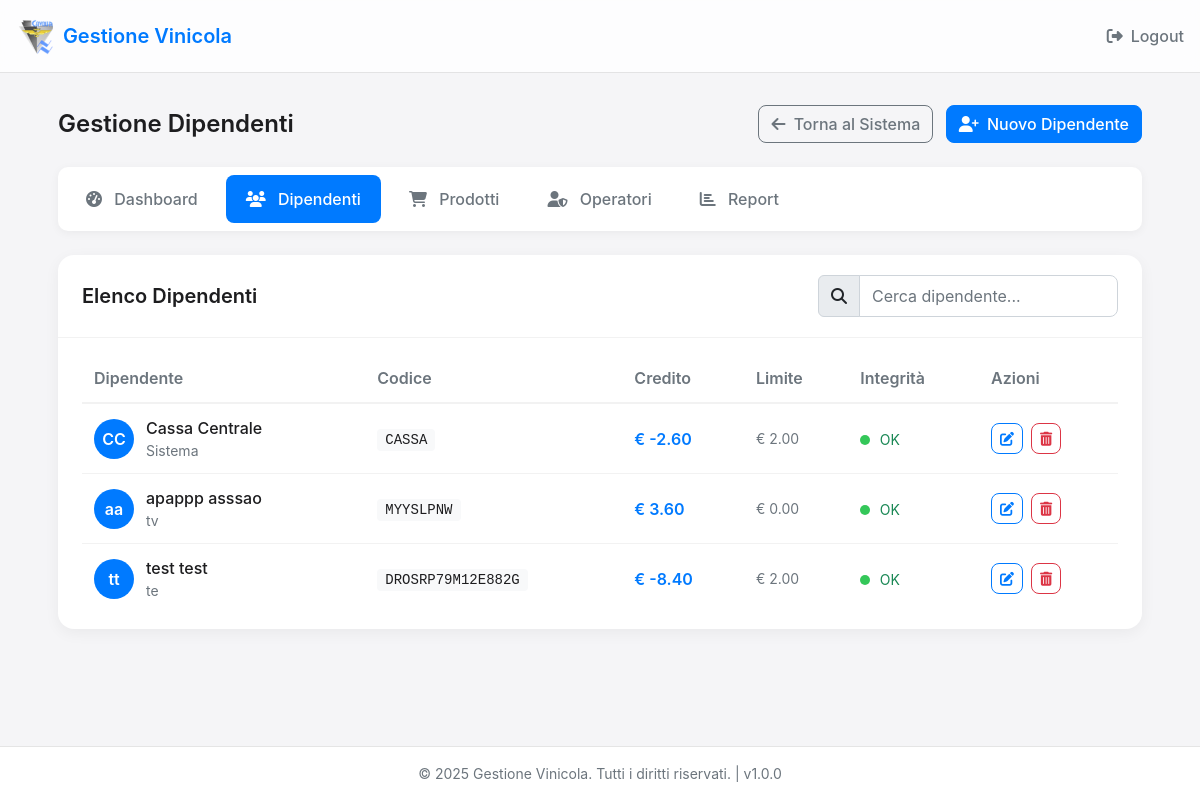
/admin/employees (signed in), run on an earlier commit of the app's database.
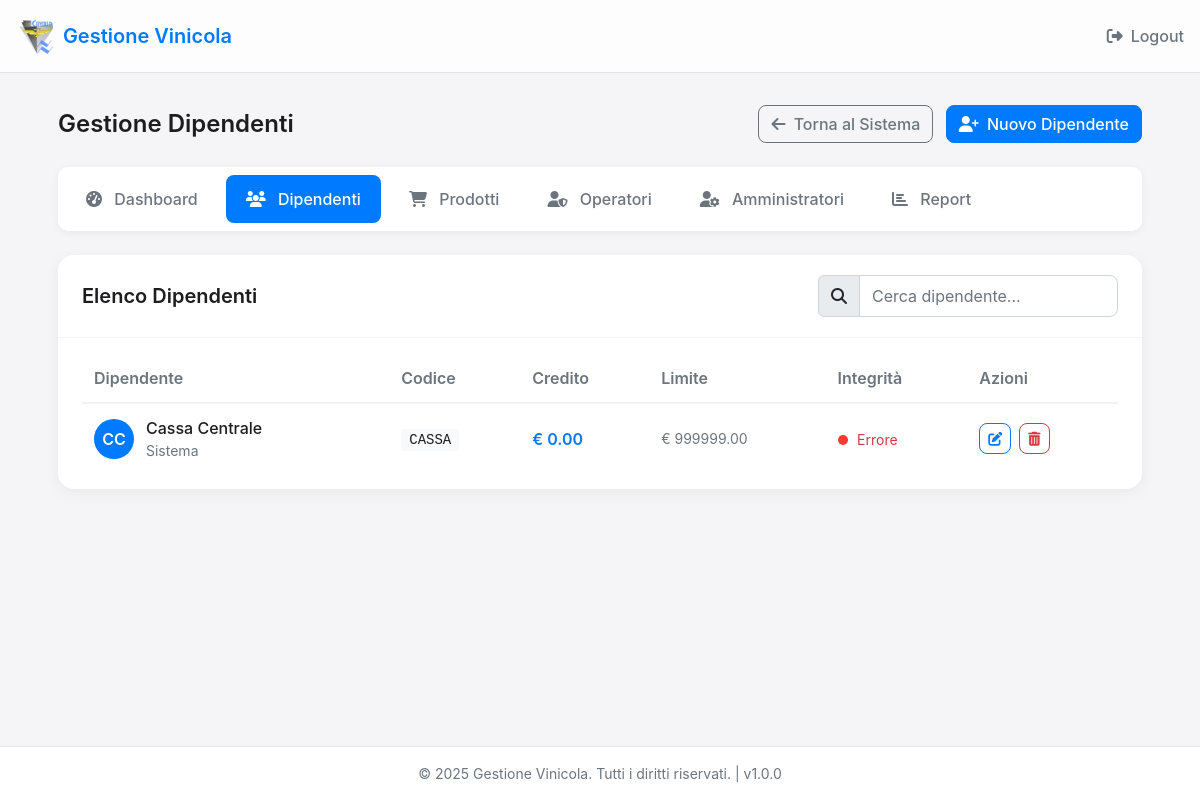
And on a later commit of the database.
### app.py (models this page shows, shortened)
class Employee(db.Model):
    id = db.Column(db.Integer, primary_key=True)
    code = db.Column(db.String(50), unique=True)  # Codice a barre della card
    first_name = db.Column(db.String(100))
    last_name = db.Column(db.String(100))
    rank = db.Column(db.String(100))
    credit = db.Column(db.Numeric(10, 2), default=0)
    credit_hash = db.Column(db.String(64))  # Hash per verificare l'integrità del credito
    credit_limit = db.Column(db.Numeric(10, 2), default=0)  # Limite di credito negativo consentito
    def verify_credit_integrity(self):
        if not self.credit_hash:  # Se non c'è hash, crealo
            self.update_credit_hash()
            db.session.commit()
            return True
        secret = app.config['SECRET_KEY']
        data = f"{self.id}:{self.credit}:{self.credit_limit}:{secret}"
        computed_hash = hashlib.sha256(data.encode()).hexdigest()
        return computed_hash == self.credit_hash

### app.py (the view)
@app.route('/admin/employees')
def admin_employees():
    if session.get('admin_logged_in') != True:
        return redirect(url_for('admin_login'))
    employees = Employee.query.order_by(Employee.last_name).all()
    return render_template('admin_employees.html', employees=employees)

### app.py (called while the page is built)
@app.context_processor
def inject_app_info():
    now = datetime.now()
    return {
        'app_name': app.config['APP_NAME'],
        'app_version': app.config['APP_VERSION'],
        'now': now
    }

### templates/admin_employees.html (shortened to what the changed rows need)
{% extends "base.html" %}
{% block content %}
<div class="admin-container">
    <div class="admin-header">
        <h1 class="admin-title">Gestione Dipendenti</h1>
    </div>
    <div class="admin-tabs">
        <a href="{{ url_for('admin_dashboard') }}" class="admin-tab">
            <i class="fas fa-tachometer-alt"></i> Dashboard
        </a>
        <a href="{{ url_for('admin_employees') }}" class="admin-tab active">
            <i class="fas fa-users"></i> Dipendenti
        </a>
        <a href="{{ url_for('admin_products') }}" class="admin-tab">
            <i class="fas fa-shopping-cart"></i> Prodotti
        </a>
        <a href="{{ url_for('admin_operators') }}" class="admin-tab">
            <i class="fas fa-user-shield"></i> Operatori
        </a>
        {% if session.is_super_admin %}
        <a href="{{ url_for('admin_admins') }}" class="admin-tab">
            <i class="fas fa-user-cog"></i> Amministratori
        </a>
        {% endif %}
        <a href="{{ url_for('admin_reports') }}" class="admin-tab">
            <i class="fas fa-chart-bar"></i> Report
        </a>
    </div>
    <div class="employees-table-container">
        <div class="table-wrapper">
            <table class="employees-table">
                <thead>
                    <tr>
                        <th>Dipendente</th>
                        <th>Codice</th>
                        <th>Credito</th>
                        <th>Limite</th>
                        <th>Integrità</th>
                        <th>Azioni</th>
                    </tr>
                </thead>
                <tbody>
                    {% for employee in employees %}
                    <tr>
                        <td class="employee-name-cell">
                            <div class="employee-avatar">{{ employee.first_name[0] }}{{ employee.last_name[0] }}</div>
                            <div class="employee-info">
                                <div class="employee-name">{{ employee.first_name }} {{ employee.last_name }}</div>
                                <div class="employee-rank">{{ employee.rank }}</div>
                            </div>
                        </td>
                        <td>
                            <span class="employee-code">{{ employee.code }}</span>
                        </td>
                        <td>
                            <div class="employee-credit">€ {{ "%.2f"|format(employee.credit) }}</div>
                        </td>
                        <td>
                            <div class="employee-limit">€ {{ "%.2f"|format(employee.credit_limit) }}</div>
                        </td>
                        <td>
                            <span class="integrity-indicator {% if employee.verify_credit_integrity() %}integrity-verified{% else %}integrity-failed{% endif %}"></span>
                            {% if employee.verify_credit_integrity() %}
                                <small class="text-success">OK</small>
                            {% else %}
                                <small class="text-danger">Errore</small>
                            {% endif %}
                        </td>
                        <td>
                            <div class="table-actions">
                                <a href="{{ url_for('admin_edit_employee', id=employee.id) }}" class="btn btn-sm btn-outline-primary" title="Modifica">
                                    <i class="fas fa-edit"></i>
                                </a>
                                <button type="button" class="btn btn-sm btn-outline-danger" data-bs-toggle="modal" data-bs-target="#deleteModal{{ employee.id }}" title="Elimina">
                                    <i class="fas fa-trash-alt"></i>
                                </button>
                            </div>
                        </td>
                    </tr>
                    {% endfor %}
                </tbody>
            </table>
        </div>
    </div>
</div>
{% endblock %}

What changed in the data, as far as the page shows it:
removed Employee: first_name "a", last_name "a", first_name "apappp", last_name "asssao", rank "tv", code "MYYSLPNW", credit "3.60", credit_limit "0.00", shows "OK"
removed Employee: first_name "t", last_name "t", first_name "test", last_name "test", rank "te", code "DROSRP79M12E882G", credit "-8.40", credit_limit "2.00", shows "OK"
changed Employee "Cassa": credit "-2.60" → "0.00"; credit_limit "2.00" → "999999.00"; credit_hash "OK" → "Errore"
Also different on the page:
text now shown: "Amministratori"
